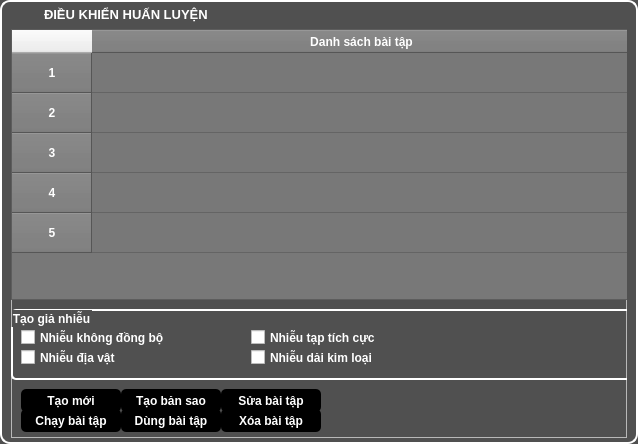
<?xml version="1.0" encoding="UTF-8"?>
<ui version="4.0">
 <class>Dieukhien_Huanluyen_Form</class>
 <widget class="QWidget" name="Dieukhien_Huanluyen_Form">
  <property name="geometry">
   <rect>
    <x>0</x>
    <y>0</y>
    <width>638</width>
    <height>444</height>
   </rect>
  </property>
  <property name="minimumSize">
   <size>
    <width>0</width>
    <height>0</height>
   </size>
  </property>
  <property name="maximumSize">
   <size>
    <width>638</width>
    <height>444</height>
   </size>
  </property>
  <property name="windowTitle">
   <string>Form</string>
  </property>
  <property name="styleSheet">
   <string notr="true">QWidget#Dieukhien_Huanluyen_Form {
background-color: rgb(80, 80, 80);
border-radius: 10px;
border-width: 2;
border-style: solid;
border-color: rgb(255, 255, 255);
}
QWidget#Dieukhien_Huanluyen_Form::palette {
background-color: rgb(80, 80, 80);
}
QGroupBox {
border-radius: 5px;
border-width: 2;
border-style: solid;
border-color: rgb(255, 255, 255);
}
* {
color: white;
font-weight: bold;
}
</string>
  </property>
  <layout class="QVBoxLayout" name="verticalLayout">
   <property name="spacing">
    <number>3</number>
   </property>
   <property name="topMargin">
    <number>3</number>
   </property>
   <property name="bottomMargin">
    <number>6</number>
   </property>
   <item>
    <widget class="QLabel" name="label">
     <property name="minimumSize">
      <size>
       <width>0</width>
       <height>23</height>
      </size>
     </property>
     <property name="maximumSize">
      <size>
       <width>16777215</width>
       <height>23</height>
      </size>
     </property>
     <property name="font">
      <font>
       <pointsize>10</pointsize>
       <weight>75</weight>
       <bold>true</bold>
      </font>
     </property>
     <property name="styleSheet">
      <string notr="true">padding-left: 30;
color: white;</string>
     </property>
     <property name="text">
      <string>ĐIỀU KHIỂN HUẤN LUYỆN</string>
     </property>
    </widget>
   </item>
   <item>
    <widget class="QFrame" name="frame">
     <property name="frameShape">
      <enum>QFrame::StyledPanel</enum>
     </property>
     <property name="frameShadow">
      <enum>QFrame::Raised</enum>
     </property>
     <widget class="QPushButton" name="pushButton_5">
      <property name="geometry">
       <rect>
        <x>10</x>
        <y>380</y>
        <width>100</width>
        <height>23</height>
       </rect>
      </property>
      <property name="styleSheet">
       <string notr="true">color: rgb(255, 255, 255);
background-color: rgba(0, 0, 0);
border: none;
border-radius: 5px;</string>
      </property>
      <property name="text">
       <string>Chạy bài tập</string>
      </property>
     </widget>
     <widget class="QPushButton" name="pushButton_4">
      <property name="geometry">
       <rect>
        <x>210</x>
        <y>380</y>
        <width>100</width>
        <height>23</height>
       </rect>
      </property>
      <property name="styleSheet">
       <string notr="true">color: rgb(255, 255, 255);
background-color: rgba(0, 0, 0);
border: none;
border-radius: 5px;</string>
      </property>
      <property name="text">
       <string>Xóa bài tập</string>
      </property>
     </widget>
     <widget class="QGroupBox" name="groupBox">
      <property name="geometry">
       <rect>
        <x>0</x>
        <y>280</y>
        <width>621</width>
        <height>71</height>
       </rect>
      </property>
      <property name="title">
       <string>Tạo giả nhiễu</string>
      </property>
      <widget class="QCheckBox" name="checkBox_21">
       <property name="geometry">
        <rect>
         <x>10</x>
         <y>20</y>
         <width>161</width>
         <height>17</height>
        </rect>
       </property>
       <property name="text">
        <string>Nhiễu không đồng bộ</string>
       </property>
      </widget>
      <widget class="QCheckBox" name="checkBox_22">
       <property name="geometry">
        <rect>
         <x>240</x>
         <y>20</y>
         <width>131</width>
         <height>17</height>
        </rect>
       </property>
       <property name="text">
        <string>Nhiễu tạp tích cực</string>
       </property>
      </widget>
      <widget class="QCheckBox" name="checkBox_23">
       <property name="geometry">
        <rect>
         <x>10</x>
         <y>40</y>
         <width>141</width>
         <height>17</height>
        </rect>
       </property>
       <property name="text">
        <string>Nhiễu địa vật</string>
       </property>
      </widget>
      <widget class="QCheckBox" name="checkBox_24">
       <property name="geometry">
        <rect>
         <x>240</x>
         <y>40</y>
         <width>141</width>
         <height>17</height>
        </rect>
       </property>
       <property name="text">
        <string>Nhiễu dải kim loại</string>
       </property>
      </widget>
     </widget>
     <widget class="QPushButton" name="pushButton_3">
      <property name="geometry">
       <rect>
        <x>210</x>
        <y>360</y>
        <width>100</width>
        <height>23</height>
       </rect>
      </property>
      <property name="styleSheet">
       <string notr="true">color: rgb(255, 255, 255);
background-color: rgba(0, 0, 0);
border: none;
border-radius: 5px;</string>
      </property>
      <property name="text">
       <string>Sửa bài tập</string>
      </property>
     </widget>
     <widget class="QPushButton" name="pushButton_6">
      <property name="geometry">
       <rect>
        <x>110</x>
        <y>380</y>
        <width>100</width>
        <height>23</height>
       </rect>
      </property>
      <property name="styleSheet">
       <string notr="true">color: rgb(255, 255, 255);
background-color: rgba(0, 0, 0);
border: none;
border-radius: 5px;</string>
      </property>
      <property name="text">
       <string>Dùng bài tập</string>
      </property>
     </widget>
     <widget class="QPushButton" name="pushButton">
      <property name="geometry">
       <rect>
        <x>10</x>
        <y>360</y>
        <width>100</width>
        <height>23</height>
       </rect>
      </property>
      <property name="styleSheet">
       <string notr="true">color: rgb(255, 255, 255);
background-color: rgba(0, 0, 0);
border: none;
border-radius: 5px;</string>
      </property>
      <property name="text">
       <string>Tạo mới</string>
      </property>
     </widget>
     <widget class="QPushButton" name="pushButton_2">
      <property name="geometry">
       <rect>
        <x>110</x>
        <y>360</y>
        <width>100</width>
        <height>23</height>
       </rect>
      </property>
      <property name="styleSheet">
       <string notr="true">color: rgb(255, 255, 255);
background-color: rgba(0, 0, 0);
border: none;
border-radius: 5px;</string>
      </property>
      <property name="text">
       <string>Tạo bản sao</string>
      </property>
     </widget>
     <widget class="QTableWidget" name="tableWidget">
      <property name="geometry">
       <rect>
        <x>0</x>
        <y>0</y>
        <width>621</width>
        <height>271</height>
       </rect>
      </property>
      <property name="styleSheet">
       <string notr="true">
QTableWidget {
background-color: rgb(120, 120, 120);
color: white;
font-size: 10px;
}
QHeaderView {
background-color: rgb(120, 120, 120);
color: white;
}
QHeaderView::section {
background-color: rgb(120, 120, 120);
color: white;
height: 23;
width: 80;
}</string>
      </property>
      <property name="sizeAdjustPolicy">
       <enum>QAbstractScrollArea::AdjustToContentsOnFirstShow</enum>
      </property>
      <attribute name="horizontalHeaderMinimumSectionSize">
       <number>10</number>
      </attribute>
      <attribute name="horizontalHeaderDefaultSectionSize">
       <number>40</number>
      </attribute>
      <attribute name="horizontalHeaderStretchLastSection">
       <bool>true</bool>
      </attribute>
      <attribute name="verticalHeaderCascadingSectionResizes">
       <bool>false</bool>
      </attribute>
      <attribute name="verticalHeaderMinimumSectionSize">
       <number>5</number>
      </attribute>
      <attribute name="verticalHeaderDefaultSectionSize">
       <number>40</number>
      </attribute>
      <row>
       <property name="text">
        <string>1</string>
       </property>
       <property name="textAlignment">
        <set>AlignCenter</set>
       </property>
      </row>
      <row>
       <property name="text">
        <string>2</string>
       </property>
       <property name="textAlignment">
        <set>AlignCenter</set>
       </property>
      </row>
      <row>
       <property name="text">
        <string>3</string>
       </property>
       <property name="textAlignment">
        <set>AlignCenter</set>
       </property>
      </row>
      <row>
       <property name="text">
        <string>4</string>
       </property>
       <property name="textAlignment">
        <set>AlignCenter</set>
       </property>
      </row>
      <row>
       <property name="text">
        <string>5</string>
       </property>
       <property name="textAlignment">
        <set>AlignCenter</set>
       </property>
      </row>
      <column>
       <property name="text">
        <string>Danh sách bài tập</string>
       </property>
      </column>
      <item row="0" column="0">
       <property name="textAlignment">
        <set>AlignCenter</set>
       </property>
      </item>
     </widget>
    </widget>
   </item>
  </layout>
 </widget>
 <resources/>
 <connections/>
</ui>
